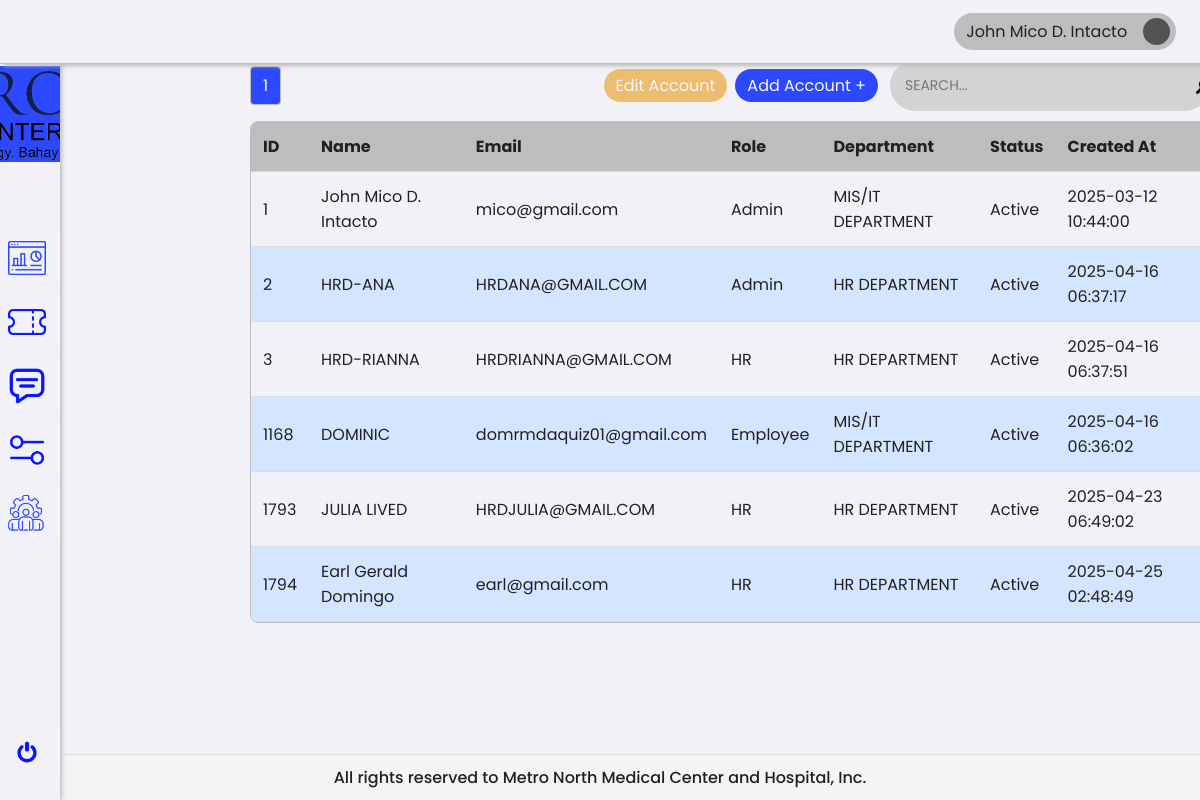
The app's page /1/superAdmin/management.php (signed in), older data.
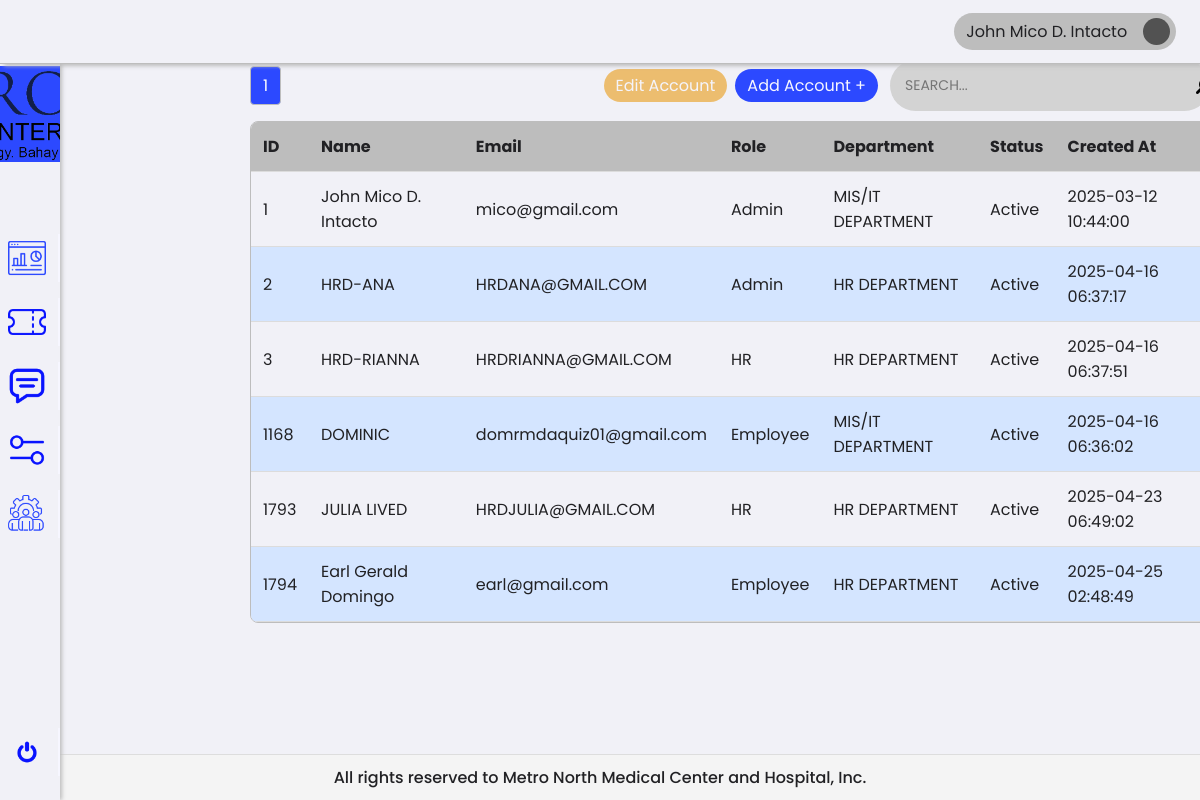
The same page, newer data.
### tables this page shows
CREATE TABLE `users` (
  `id` int(11) NOT NULL,
  `name` varchar(255) NOT NULL,
  `email` varchar(255) NOT NULL,
  `password` varchar(255) NOT NULL,
  `role` enum('Employee','HR','HR HEAD','Admin','Super Admin') NOT NULL,
  `department` varchar(255) DEFAULT NULL,
  `status` enum('Active','Inactive') NOT NULL,
  `created_at` timestamp NOT NULL DEFAULT current_timestamp()
);

### 0/includes/accountQuery.php (called while the page is built, shortened)
<?php
try {
    require 'db.php';
    $limit = 10;
    $page = isset($_GET['page']) && is_numeric($_GET['page']) ? (int) $_GET['page'] : 1;
    $offset = ($page - 1) * $limit;
    $sql = "SELECT id, name, email, role, department, status, created_at
            FROM users
            LIMIT :limit OFFSET :offset";
    $stmt = $pdo->prepare($sql);
    $stmt->bindParam(':limit', $limit, PDO::PARAM_INT);
    $stmt->bindParam(':offset', $offset, PDO::PARAM_INT);
    $stmt->execute();
    $users = $stmt->fetchAll(PDO::FETCH_ASSOC);
} catch (PDOException $e) {
    die("Database connection failed: " . $e->getMessage());
}

### 1/superAdmin/management.php (the view, shortened to what the changed rows need)
<?php
require_once '../../0/includes/employeeTicket.php';
require_once '../../0/includes/accountQuery.php';
?>
<!DOCTYPE html>
<html lang="en">
<head>
    <link rel="stylesheet" href="../../assets/css/framework.css">
    <link rel="stylesheet" href="../../assets/css/management.css">
</head>
<body>
    <div class="container">
        <div class="content">
            <div class="tableContainer">
                <table>
                    <thead>
                        <tr>
                            <th>ID <i class="fas fa-sort"></i></th>
                            <th>Name <i class="fas fa-sort"></i></th>
                            <th>Email <i class="fas fa-sort"></i></th>
                            <th>Role <i class="fas fa-sort"></i></th>
                            <th>Department <i class="fas fa-sort"></i></th>
                            <th>Status <i class="fas fa-sort"></i></th>
                            <th>Created At <i class="fas fa-sort"></i></th>
                        </tr>
                    </thead>
                    <tbody>
                        <?php if (!empty($users)): ?>
                            <?php foreach ($users as $user): ?>
                                <tr data-id="<?= htmlspecialchars($user['id']) ?>"
                                    class="<?= htmlspecialchars($user['status']) === 'Inactive' ? 'inactive-row' : '' ?>">
                                    <td><?= htmlspecialchars($user['id']) ?></td>
                                    <td><?= htmlspecialchars($user['name']) ?></td>
                                    <td><?= htmlspecialchars($user['email']) ?></td>
                                    <td><?= htmlspecialchars($user['role']) ?></td>
                                    <td><?= htmlspecialchars($user['department']) ?></td>
                                    <td><?= htmlspecialchars($user['status']) ?> </td>
                                    <td><?= htmlspecialchars($user['created_at']) ?></td>
                                </tr>
                            <?php endforeach; ?>
                        <?php else: ?>
                            <tr>
                                <td colspan="10" style="text-align: center;">No Users found</td>
                            </tr>
                        <?php endif; ?>
                    </tbody>
                </table>
            </div>
        </div>
    </div>
</body>
</html>

Row changes from the older to the newer data that the page shows:
changed users "Earl Gerald Domingo": role "HR" → "Employee"
